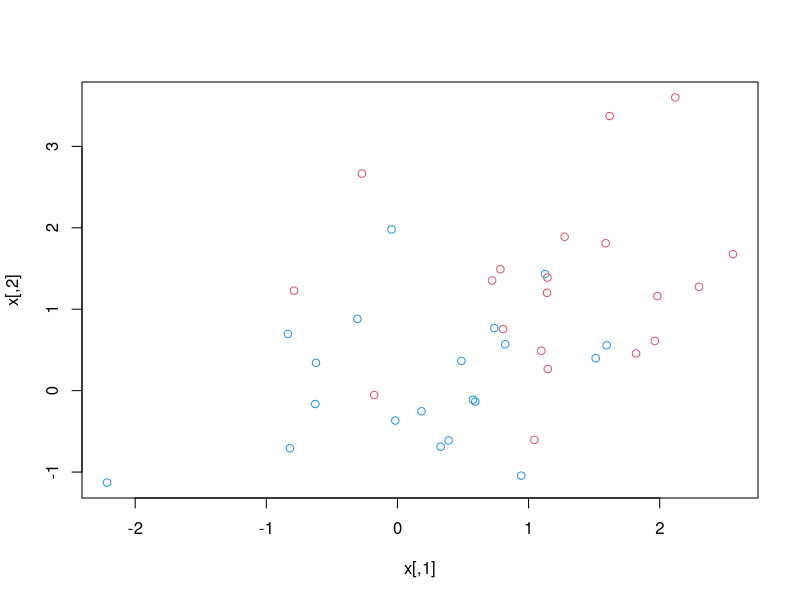
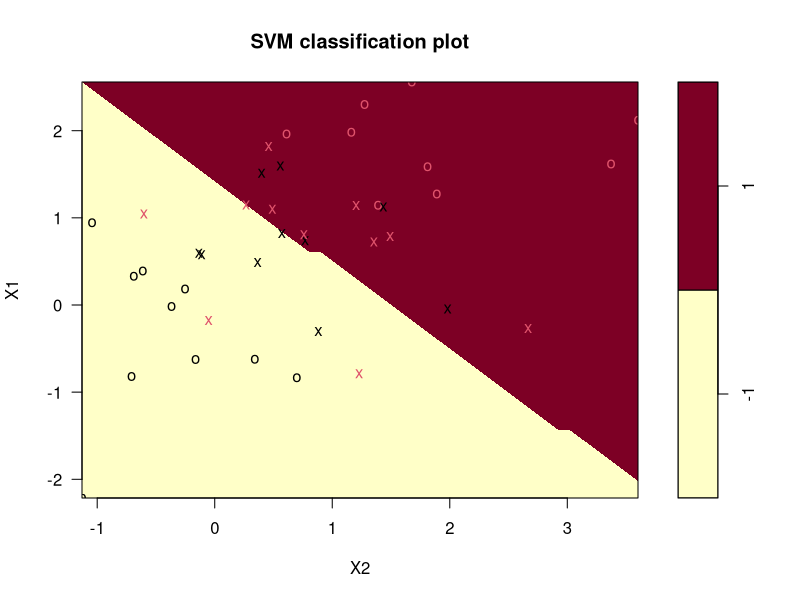
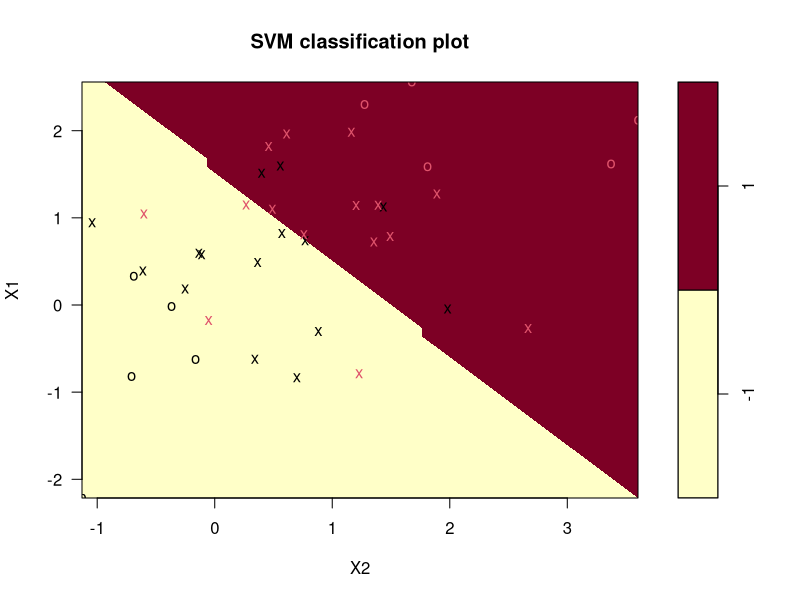
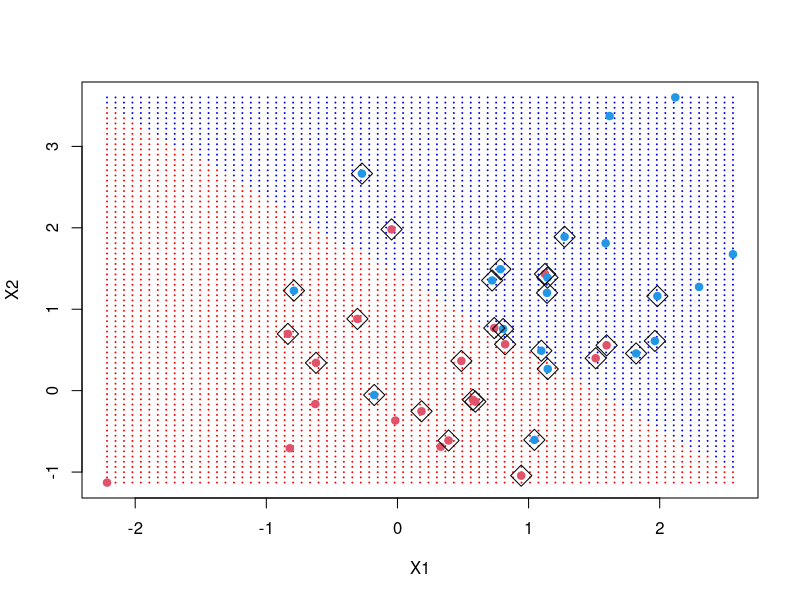
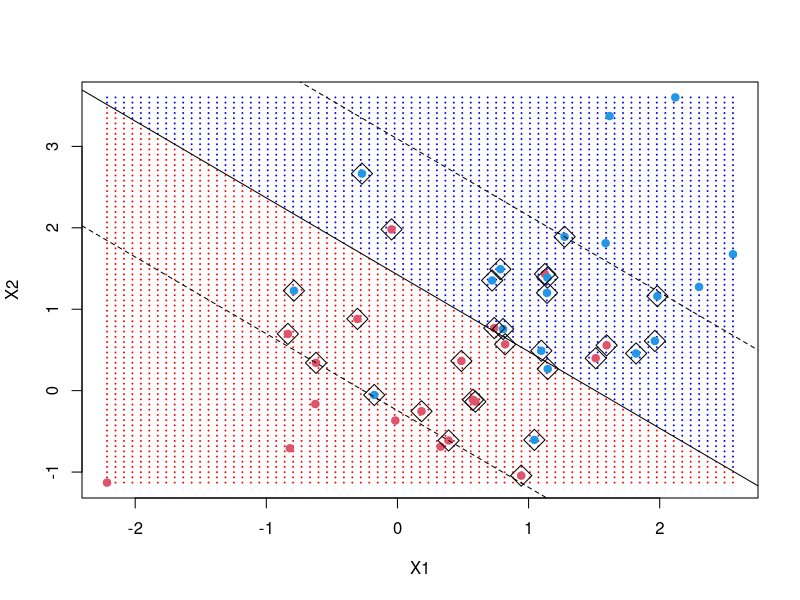

These figures' R source, in order:
set.seed(1)
x = matrix(rnorm(40*2), ncol=2)
y=c(rep(-1,20), rep(1,20))
x[y==1,] = x[y==1,] +1.2

# plot to see if they are linearly separated
plot(x, col=3-y)

dat = data.frame(x, y=as.factor(y)) #here I need y=, without y=, I cannot plot
#install.packages("e1071")
library(e1071)
svm.fit = svm(y~., data = dat, kernel="linear", cost=10, scale=FALSE)
plot(svm.fit,dat)
summary(svm.fit)
svm.fit$index
names(svm.fit)
svm.fit$nclasses
svm.fit$levels
svm.fit$sv

# let's use a smaller value of the cost parameter. Note that
# the cost argument specifies the cost of a violation to the margin.
# When it is small, the margins will be wide and many support vectors are on the
# margin. When it is large, the cost of "violation," thus it's better to have
# narrow margins and so few support vectors on the margin or violating the margin

svm.fit = svm(y~., data=dat, kernel ="linear", cost=0.1, scale=FALSE)
plot(svm.fit, dat)


# I am going to plot my own graph then.
# using make.grid method from ISLR

make.grid = function(x, n=75){
  grid.range = apply(x,2,range)
  x1 = seq(from=grid.range[1,1], to = grid.range[2,1], length=n)
  x2 = seq(from=grid.range[1,2], to = grid.range[2,2], length=n)
  expand.grid(X1=x1, X2=x2)
}

xgrid = make.grid(x)
ygrid = predict(svm.fit, xgrid)
plot(xgrid, col=c("red","blue")[as.numeric(ygrid)], pch=20, cex=.2)
points(x, col=y+3, pch=19)
points(x[svm.fit$index,], pch=5, cex=2)

# So here the number of support vectors increases.
# Now I want to use cross-validation to find the best cost argument for performance
set.seed(123456)
cv.outcome = tune(svm, y~.,data = dat, kernel="linear", ranges = list(cost=c(.001, .01, .1, .25, 1, 5, 10, 100)))
summary(cv.outcome)

#the best peformance is .225, but the best cost is .25

best = cv.outcome$best.model
summary(best)

#now I need a test dataset
xtest = matrix(rnorm(40*2), ncol=2)
ytest = sample(c(-1,1), 40, rep=TRUE)
xtest[ytest==1,]=xtest[ytest==1,]+1
test.dat = data.frame(xtest, y=as.factor(ytest))
ypred = predict(best, test.dat)
table(predict=ypred, truth=test.dat$y)

#error rate
mean(ypred != test.dat$y)

#here is the formula from the ESL book
beta = drop(t(svm.fit$coefs)%*%x[svm.fit$index,])
beta0 = svm.fit$rho
plot(xgrid, col=c("red","blue")[as.numeric(ygrid)], pch=20, cex=.2)
points(x, col=y+3, pch=19)
points(x[svm.fit$index,], pch=5, cex=2)
#draw the hyperplane
abline(beta0/beta[2], -beta[1]/beta[2])
#draw the margins
abline((beta0-1)/beta[2], -beta[1]/beta[2], lty=2)
abline((beta0+1)/beta[2], -beta[1]/beta[2], lty=2)
